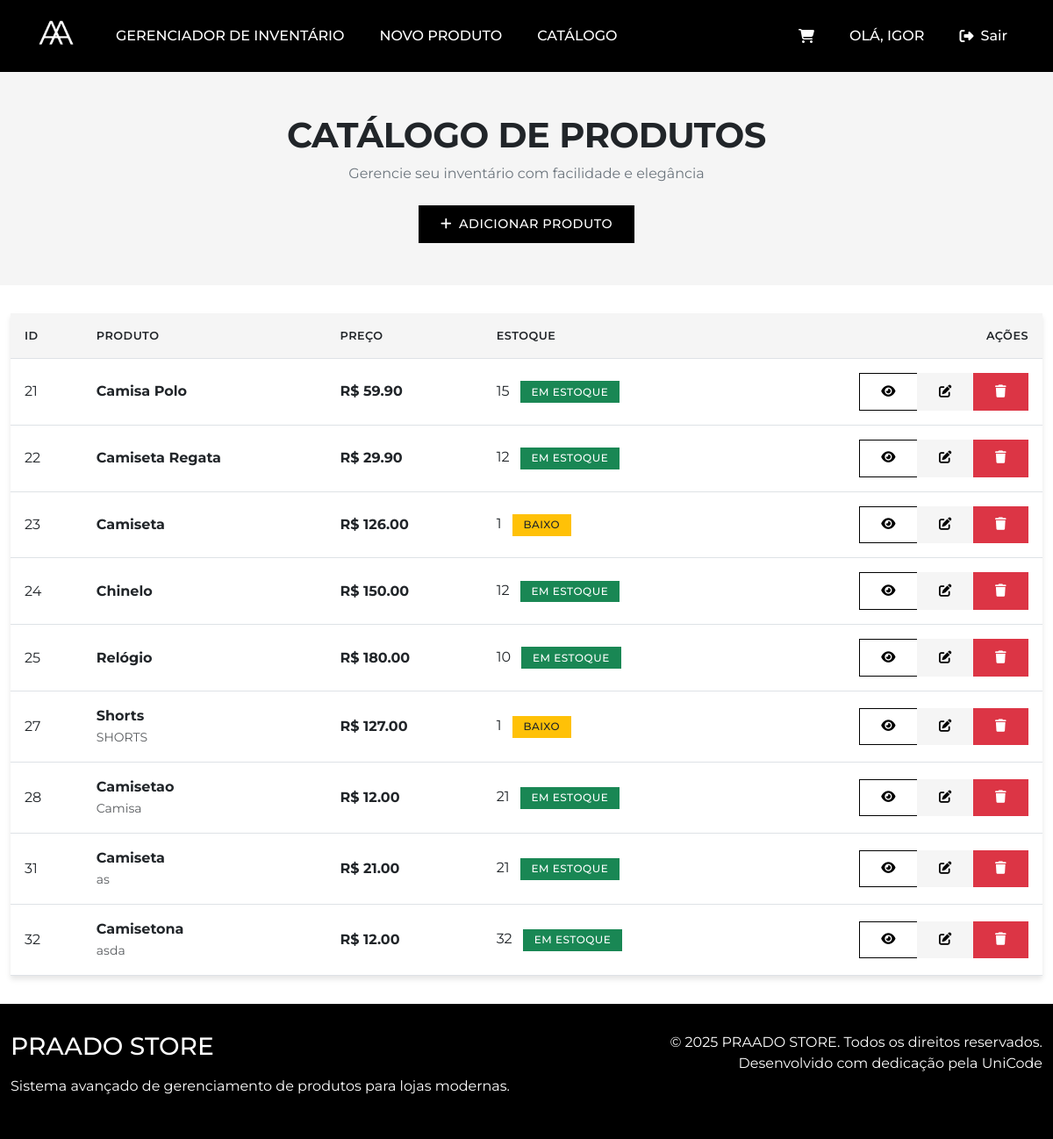
Page /produtos (signed in) on the earlier database version.
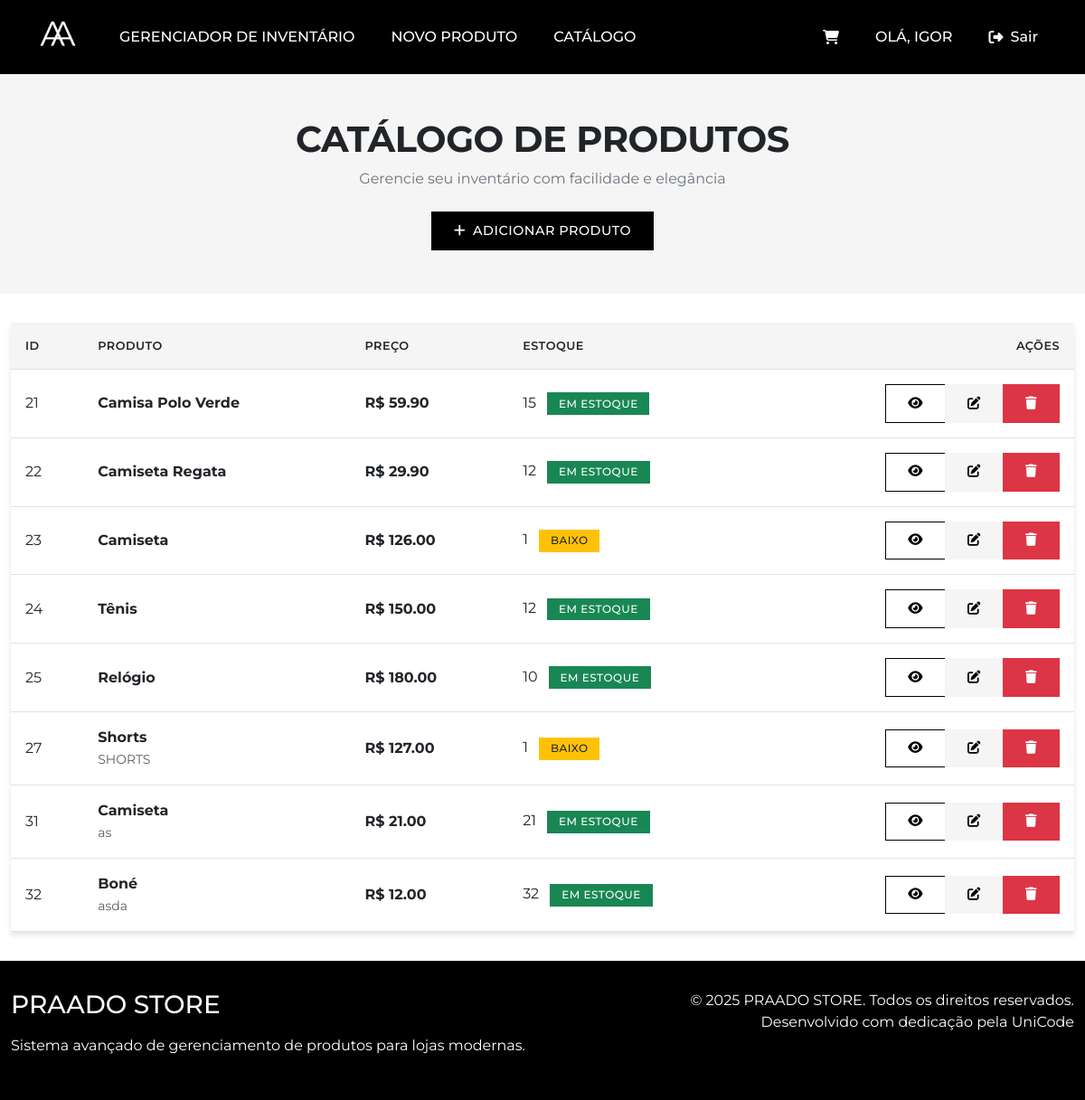
Same page on the later database version.
### tables this page shows
CREATE TABLE "produtos"
(
    id            INTEGER
        primary key autoincrement,
    nome          TEXT    not null,
    descricao     TEXT,
    preco         REAL    not null,
    quantidade    INTEGER not null,
    data_cadastro TEXT    not null,
    Categoria     TEXT,
    image_url     TEXT default 'https://placehold.co/400x400?text=Sem+Imagem',
    tamanhos      TEXT
);

### app.py (the view)
@app.route('/produtos')
def index():
    if not session.get('is_logged') or not bool(session.get('is_admin')):
        flash('Acesso restrito aos administradores.', 'danger')
        return redirect(url_for('catalogo'))
    conn = get_db_connection()
    produtos = conn.execute('SELECT * FROM produtos').fetchall()
    conn.close()
    return render_template('index.html', produtos=produtos)

### app.py (called while the page is built)
def get_db_connection():
    conn = sqlite3.connect(DATABASE)
    conn.row_factory = sqlite3.Row  # Para acessar colunas pelo nome
    return conn

### templates/index.html (shortened to what this page needs)
{% extends 'base.html' %}
{% block content %}
<section class="page-header">
    <div class="container text-center">
        <h1 class="page-title">CATÁLOGO DE PRODUTOS</h1>
        <p class="page-subtitle">Gerencie seu inventário com facilidade e elegância</p>
        <a href="{{ url_for('adicionar_produto') }}" class="btn btn-primary">
            <i class="fas fa-plus me-2"></i>Adicionar Produto
        </a>
    </div>
</section>
<div class="container">
    {% if produtos %}
        <div class="card">
            <div class="table-responsive">
                <table class="table table-hover mb-0">
                    <thead>
                        <tr>
                            <th scope="col">ID</th>
                            <th scope="col">PRODUTO</th>
                            <th scope="col">PREÇO</th>
                            <th scope="col">ESTOQUE</th>
                            <th scope="col" class="text-end">AÇÕES</th>
                        </tr>
                    </thead>
                    <tbody>
                        {% for produto in produtos %}
                        <tr>
                            <td>{{ produto['id'] }}</td>
                            <td>
                                <strong>{{ produto['nome'] }}</strong>
                                {% if produto['descricao'] %}
                                <br><small class="text-muted">{{ produto['descricao']|truncate(60) }}</small>
                                {% endif %}
                            </td>
                            <td>
                                <div class="fw-bold">R$ {{ "%.2f"|format(produto['preco']|float) }}</div>
                            </td>
                            <td>
                                <span class="d-inline-block">
                                    {{ produto['quantidade'] }}
                                    {% if produto['quantidade'] == 0 %}
                                        <span class="badge bg-danger ms-2">Esgotado</span>
                                    {% elif produto['quantidade'] < 5 %}
                                        <span class="badge bg-warning text-dark ms-2">Baixo</span>
                                    {% else %}
                                        <span class="badge bg-success ms-2">Em Estoque</span>
                                    {% endif %}
                                </span>
                            </td>
                            <td class="text-end">
                                <div class="btn-group" role="group">
                                    <a href="{{ url_for('visualizar_produto', id=produto['id']) }}" class="btn btn-sm btn-secondary">
                                        <i class="fas fa-eye"></i>
                                    </a>
                                    <a href="{{ url_for('editar_produto', id=produto['id']) }}" class="btn btn-sm btn-warning">
                                        <i class="fas fa-edit"></i>
                                    </a>
                                    <button type="button" class="btn btn-sm btn-danger" data-bs-toggle="modal" data-bs-target="#deleteModal{{ produto['id'] }}">
                                        <i class="fas fa-trash"></i>
                                    </button>
                                </div>
                            </td>
                        </tr>
                        {% endfor %}
                    </tbody>
                </table>
            </div>
        </div>
    {% endif %}
</div>
{% endblock %}

Differences in the rows shown:
removed produtos: id "28", nome "Camisetao", descricao "Camisa", preco "12.00", quantidade "21", shows "EM ESTOQUE"
changed produtos id 21: nome "Camisa Polo" → "Camisa Polo Verde"
changed produtos id 24: nome "Chinelo" → "Tênis"
changed produtos "asda": nome "Camisetona" → "Boné"
